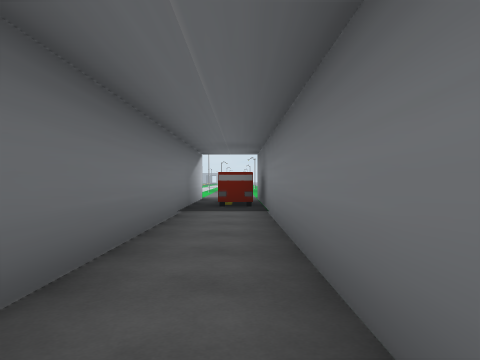
View 1 (above)

24 first-person views from a walk through a scene from a Unity 3-D project. The camera is 1.3 m above the floor, looks level and sees 70° across. The floor is counted in squares, 2 m on a side. Each view is taken from the middle of a square. On the plan, view 1 faces up. The plan holds only what a view shows up to about 10 squares ahead; the rest is blank. The place goes on beyond the plan.

View 2
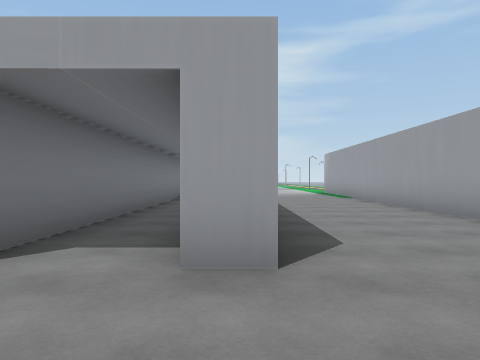

View 3
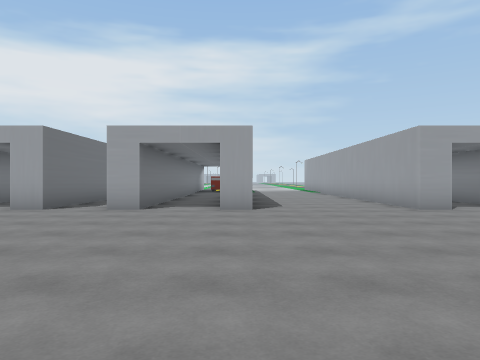

View 4
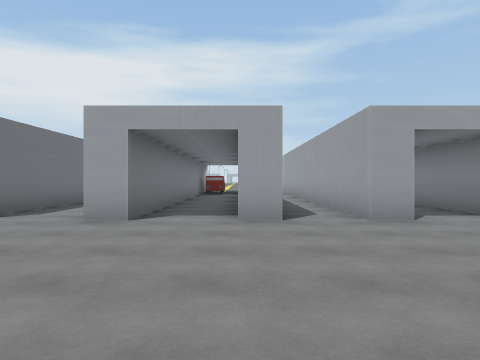

View 5
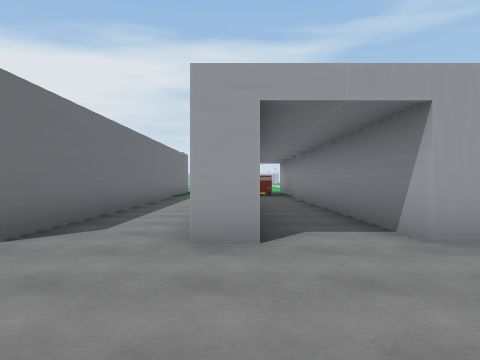

View 6
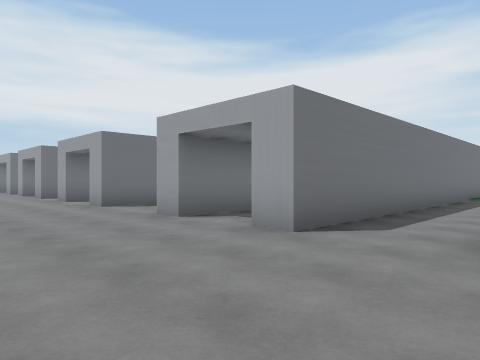

View 7
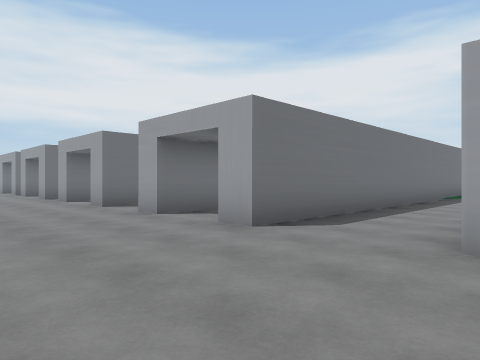

View 8
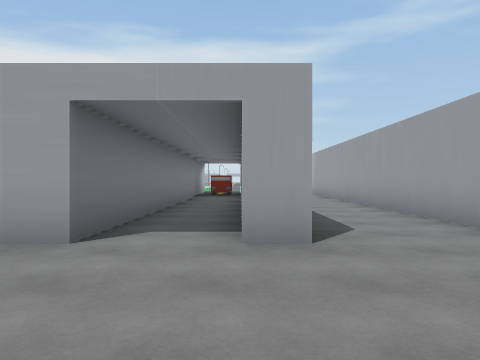

View 9
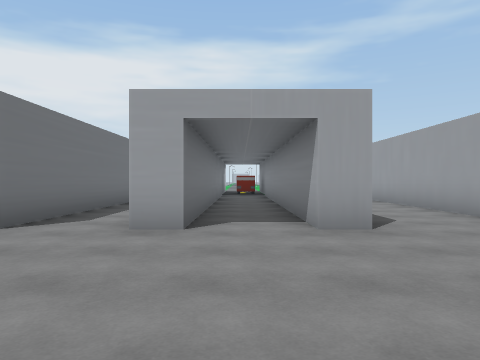

View 10
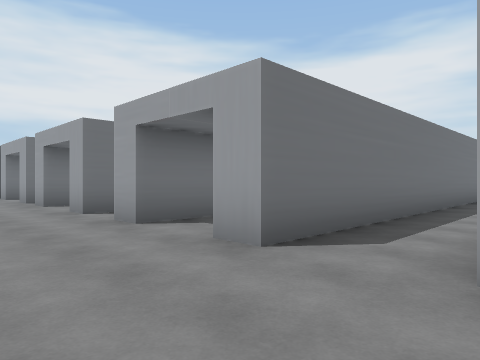

View 11
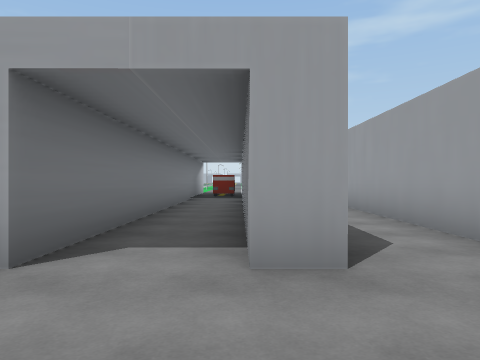

View 12
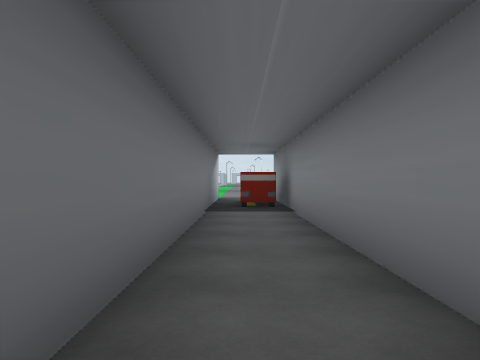

View 13
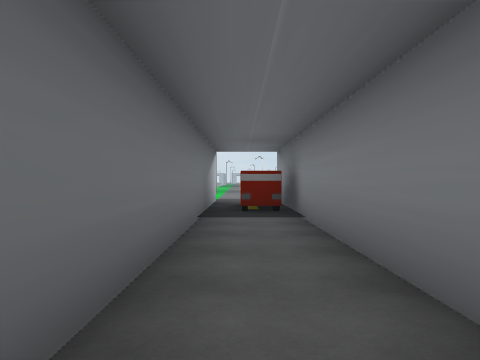

View 14
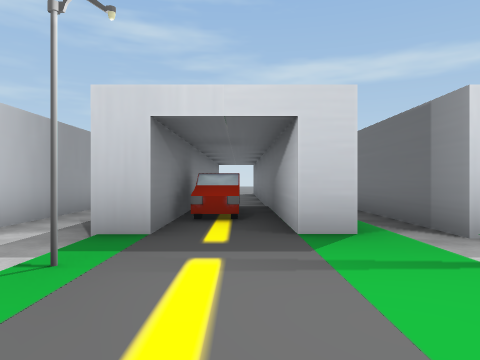

View 15
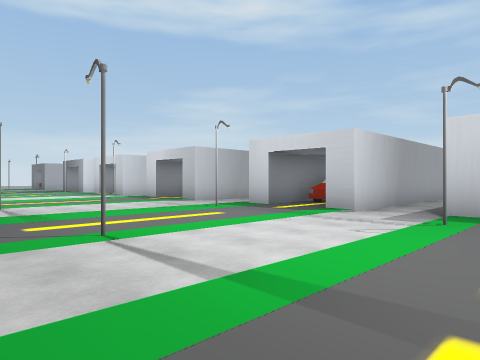

View 16
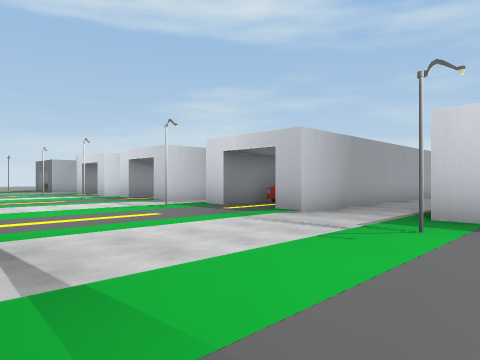

View 17
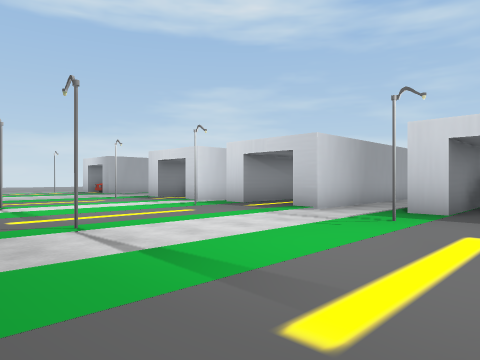

View 18
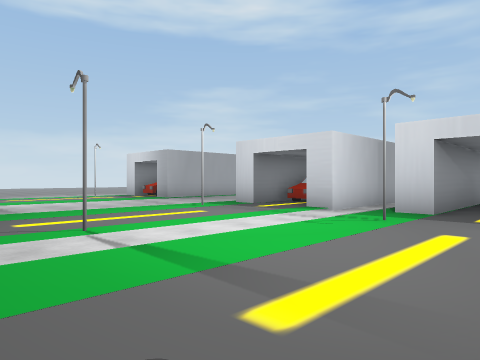

View 19
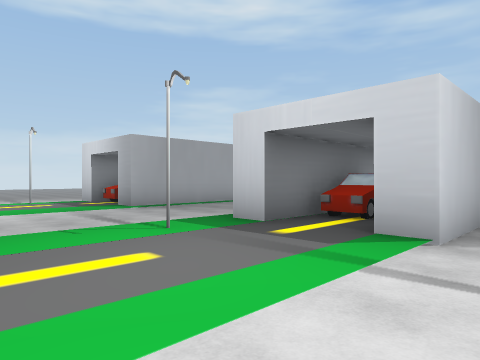

View 20
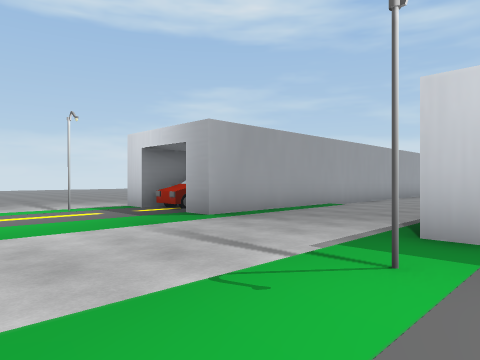

View 21
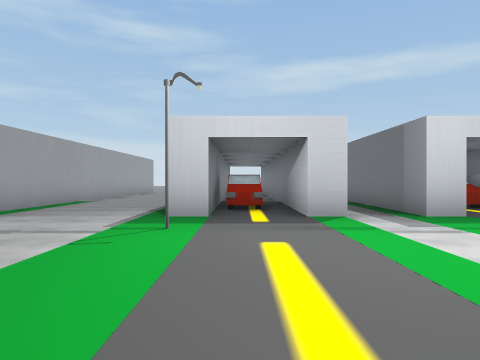

View 22
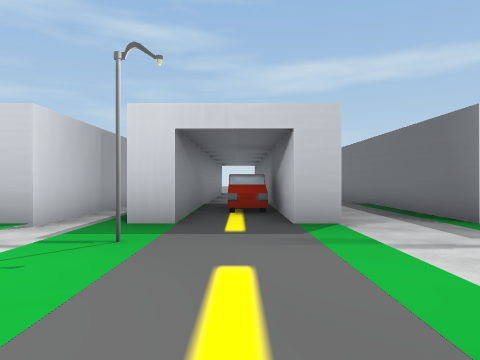

View 23
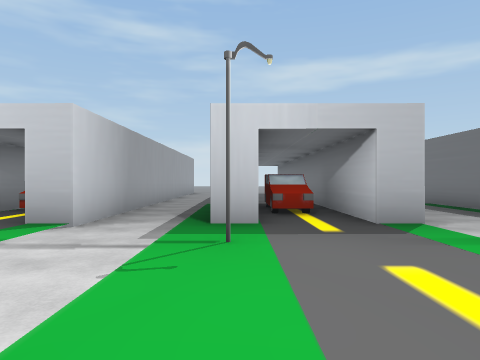

View 24
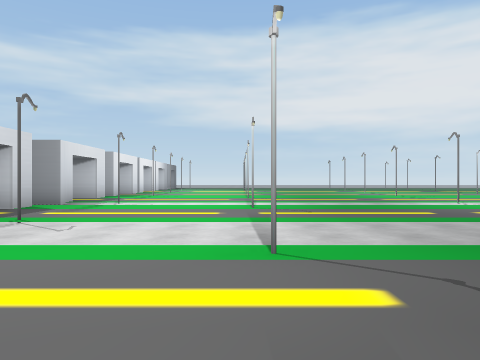

### Floor plan
Points are (right, up) in squares from view 1. A wall is a line through its corners. A room is listed if a view was taken in it or the views show most of it. See-through windows are left out.
Room 1 (views 1, 12, 13, 14, 15, 16, 17, 18, 19, 20, 21, 22, 23, 24)
walls: (-9.3, 8.2) (-9.3, 10.9) (-8.6, 10.9) (-8.6, -2.5); (-6.5, 6) (-6.5, 10.9) (-5.8, 10.9) (-5.8, 6.2); (-11.7, 7.1) (-11.7, 10.9) (-11, 10.9) (-11, 6); (-4, 6.1) (-4, 10.9) (-3.3, 10.9) (-3.3, 7); (-14.3, 8.5) (-14.3, -2.5); (-1.9, 6.6) (-1.9, 10.9) (-1.2, 10.9) (-1.2, -2.5); (-15, 9.9) (-15, 10.9) (-14.2, 10.9); (-5.8, 2) (-5.8, -2.5); (-17.5, 6.9) (-17.5, 10.9) (-16.8, 10.9); (-11, -0.5) (-11, -2.5); (-16.7, 4) (-16.7, -2.5); (-3.3, 0) (-3.3, -2.5); (-11.7, -1.4) (-11.7, 4); (-19.2, 7) (-19.2, -2.5); (-4, -2.5) (-4, 4); (-1.9, -2.5) (-1.9, 2); (-15, -2.5) (-15, 3); (0.6, -1.5) (0.6, 10.9) (1.4, 10.9); (-17.5, -1.4) (-17.5, 3.1); (-22.5, 10.9) (-21.7, 10.9) (-21.7, -2.5); (7.4, 10.9) (8.1, 10.9); (-23.8, 11) (-23.8, 7); (-19.9, -2.5) (-19.9, 10.9) (-19.1, 10.9); (4.9, -2.5) (4.9, 10.9) (5.8, 10.9); (7.4, -0.9) (7.4, 0); (-23.8, -1.9) (-23.8, -2.5)
ways out: opening at (-8.2, -2) to room 2; gap at (-24, 11); gap at (-9, 11); gap at (1, 11)
objects: lamp (-22, 16); car (-21, 8) to (-21, 9); lamp (-20, 12); lamp (-17, 16); car (-16, 8) to (-16, 9); lamp (-15, 12); other object (-11, 16); car (-10, 8) to (-10, 9); lamp (-9, 12); lamp (-6, 16); car (-5, 8) to (-5, 9); lamp (-4, 12); lamp (-2, 16) to (-1, 16); car (0, 8) to (0, 9); lamp (1, 12); car (7, 9) to (7, 10); lamp (8, 12)
Room 2 (views 2, 3, 4, 5, 6, 7, 8, 9, 10, 11)
walls: (-8.6, -2.5) (-9.4, -2.5); (-11, -2.5) (-11.8, -2.5); (-5.8, -2.5) (-6.6, -2.5); (-14.3, -2.5) (-15, -2.5); (-3.3, -2.5) (-4, -2.5); (-16.7, -2.5) (-17.5, -2.5); (-1.2, -2.5) (-1.9, -2.5); (-19.2, -2.5) (-19.9, -2.5); (1.4, -2.5) (0.5, -2.5); (-21.7, -2.5) (-22.5, -2.5); (-23.8, -2.5) (-24.5, -2.5); (5.8, -2.5) (4.9, -2.5)
ways out: opening at (-8.2, -2) to room 1

Positions as (right, up) in squares from view 1, and headings:
1: (0, 0), facing up
2: (1, -5), facing up
3: (1, -10), facing up
4: (-4, -8), facing up
5: (-6, -6), facing up
6: (-6, -6), facing up-left
7: (-11, -6), facing up-left
8: (-15, -6), facing up
9: (-16, -7), facing up
10: (-17, -5), facing up-left
11: (-20, -5), facing up
12: (-21, 0), facing up
13: (-21, 1), facing up
14: (-21, 15), facing down
15: (-21, 18), facing down-right
16: (-16, 17), facing down-right
17: (-11, 18), facing down-right
18: (-6, 18), facing down-right
19: (-3, 15), facing down-right
20: (0, 15), facing down-right
21: (0, 17), facing down
22: (-5, 16), facing down
23: (-9, 16), facing down
24: (-14, 16), facing left
